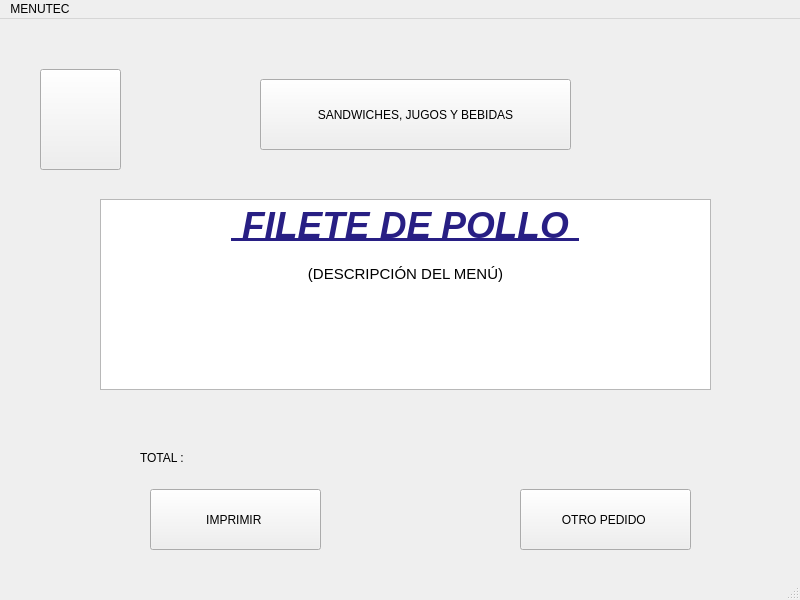
<?xml version="1.0" encoding="UTF-8"?>
<ui version="4.0">
 <class>panes4Window</class>
 <widget class="QMainWindow" name="panes4Window">
  <property name="geometry">
   <rect>
    <x>0</x>
    <y>0</y>
    <width>800</width>
    <height>600</height>
   </rect>
  </property>
  <property name="windowTitle">
   <string>MainWindow</string>
  </property>
  <widget class="QWidget" name="centralwidget">
   <widget class="QPushButton" name="pushButton_4">
    <property name="geometry">
     <rect>
      <x>520</x>
      <y>470</y>
      <width>171</width>
      <height>61</height>
     </rect>
    </property>
    <property name="text">
     <string>OTRO PEDIDO </string>
    </property>
   </widget>
   <widget class="QLabel" name="label">
    <property name="geometry">
     <rect>
      <x>140</x>
      <y>430</y>
      <width>68</width>
      <height>17</height>
     </rect>
    </property>
    <property name="text">
     <string>TOTAL : </string>
    </property>
   </widget>
   <widget class="QPushButton" name="pushButton">
    <property name="geometry">
     <rect>
      <x>260</x>
      <y>60</y>
      <width>311</width>
      <height>71</height>
     </rect>
    </property>
    <property name="text">
     <string>SANDWICHES, JUGOS Y BEBIDAS</string>
    </property>
    <property name="icon">
     <iconset>
      <normaloff>UTEC.png</normaloff>UTEC.png</iconset>
    </property>
   </widget>
   <widget class="QTextEdit" name="textEdit">
    <property name="geometry">
     <rect>
      <x>100</x>
      <y>180</y>
      <width>611</width>
      <height>191</height>
     </rect>
    </property>
    <property name="html">
     <string>&lt;!DOCTYPE HTML PUBLIC &quot;-//W3C//DTD HTML 4.0//EN&quot; &quot;http://www.w3.org/TR/REC-html40/strict.dtd&quot;&gt;
&lt;html&gt;&lt;head&gt;&lt;meta name=&quot;qrichtext&quot; content=&quot;1&quot; /&gt;&lt;style type=&quot;text/css&quot;&gt;
p, li { white-space: pre-wrap; }
&lt;/style&gt;&lt;/head&gt;&lt;body style=&quot; font-family:'Ubuntu'; font-size:11pt; font-weight:400; font-style:normal;&quot;&gt;
&lt;p align=&quot;center&quot; style=&quot; margin-top:0px; margin-bottom:0px; margin-left:0px; margin-right:0px; -qt-block-indent:0; text-indent:0px;&quot;&gt;&lt;span style=&quot; font-size:28pt; font-weight:600; font-style:italic; text-decoration: underline; color:#281f84;&quot;&gt; FILETE DE POLLO &lt;/span&gt;&lt;/p&gt;
&lt;p align=&quot;center&quot; style=&quot;-qt-paragraph-type:empty; margin-top:0px; margin-bottom:0px; margin-left:0px; margin-right:0px; -qt-block-indent:0; text-indent:0px; font-weight:600; font-style:italic; text-decoration: underline;&quot;&gt;&lt;br /&gt;&lt;/p&gt;
&lt;p align=&quot;center&quot; style=&quot; margin-top:0px; margin-bottom:0px; margin-left:0px; margin-right:0px; -qt-block-indent:0; text-indent:0px;&quot;&gt;(DESCRIPCIÓN DEL MENÚ)&lt;/p&gt;&lt;/body&gt;&lt;/html&gt;</string>
    </property>
   </widget>
   <widget class="QPushButton" name="pushButton_2">
    <property name="geometry">
     <rect>
      <x>40</x>
      <y>50</y>
      <width>81</width>
      <height>101</height>
     </rect>
    </property>
    <property name="text">
     <string/>
    </property>
    <property name="icon">
     <iconset>
      <normaloff>flecha-hacia-la-izquierda-antes-de-icono-4330-128.png</normaloff>flecha-hacia-la-izquierda-antes-de-icono-4330-128.png</iconset>
    </property>
    <property name="iconSize">
     <size>
      <width>100</width>
      <height>100</height>
     </size>
    </property>
   </widget>
   <widget class="QPushButton" name="pushButton_3">
    <property name="geometry">
     <rect>
      <x>150</x>
      <y>470</y>
      <width>171</width>
      <height>61</height>
     </rect>
    </property>
    <property name="text">
     <string>IMPRIMIR </string>
    </property>
   </widget>
  </widget>
  <widget class="QMenuBar" name="menubar">
   <property name="geometry">
    <rect>
     <x>0</x>
     <y>0</y>
     <width>800</width>
     <height>25</height>
    </rect>
   </property>
   <widget class="QMenu" name="menuMENUTEC">
    <property name="title">
     <string>MENUTEC</string>
    </property>
   </widget>
   <addaction name="menuMENUTEC"/>
  </widget>
  <widget class="QStatusBar" name="statusbar"/>
 </widget>
 <resources/>
 <connections/>
</ui>
